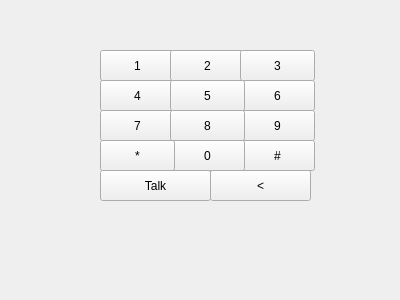
<?xml version="1.0" encoding="UTF-8"?>
<ui version="4.0">
 <class>Form</class>
 <widget class="QWidget" name="Form">
  <property name="geometry">
   <rect>
    <x>0</x>
    <y>0</y>
    <width>400</width>
    <height>300</height>
   </rect>
  </property>
  <property name="windowTitle">
   <string>Form</string>
  </property>
  <widget class="QLabel" name="display_text">
   <property name="geometry">
    <rect>
     <x>100</x>
     <y>30</y>
     <width>401</width>
     <height>16</height>
    </rect>
   </property>
   <property name="text">
    <string/>
   </property>
  </widget>
  <widget class="QPushButton" name="one">
   <property name="geometry">
    <rect>
     <x>100</x>
     <y>50</y>
     <width>75</width>
     <height>31</height>
    </rect>
   </property>
   <property name="text">
    <string>1</string>
   </property>
  </widget>
  <widget class="QPushButton" name="two">
   <property name="geometry">
    <rect>
     <x>170</x>
     <y>50</y>
     <width>75</width>
     <height>31</height>
    </rect>
   </property>
   <property name="text">
    <string>2</string>
   </property>
  </widget>
  <widget class="QPushButton" name="three">
   <property name="geometry">
    <rect>
     <x>240</x>
     <y>50</y>
     <width>75</width>
     <height>31</height>
    </rect>
   </property>
   <property name="text">
    <string>3</string>
   </property>
  </widget>
  <widget class="QPushButton" name="six">
   <property name="geometry">
    <rect>
     <x>240</x>
     <y>80</y>
     <width>75</width>
     <height>31</height>
    </rect>
   </property>
   <property name="text">
    <string>6</string>
   </property>
  </widget>
  <widget class="QPushButton" name="four">
   <property name="geometry">
    <rect>
     <x>100</x>
     <y>80</y>
     <width>75</width>
     <height>31</height>
    </rect>
   </property>
   <property name="text">
    <string>4</string>
   </property>
  </widget>
  <widget class="QPushButton" name="five">
   <property name="geometry">
    <rect>
     <x>170</x>
     <y>80</y>
     <width>75</width>
     <height>31</height>
    </rect>
   </property>
   <property name="text">
    <string>5</string>
   </property>
  </widget>
  <widget class="QPushButton" name="nine">
   <property name="geometry">
    <rect>
     <x>240</x>
     <y>110</y>
     <width>75</width>
     <height>31</height>
    </rect>
   </property>
   <property name="text">
    <string>9</string>
   </property>
  </widget>
  <widget class="QPushButton" name="sharp">
   <property name="geometry">
    <rect>
     <x>240</x>
     <y>140</y>
     <width>75</width>
     <height>31</height>
    </rect>
   </property>
   <property name="text">
    <string>#</string>
   </property>
  </widget>
  <widget class="QPushButton" name="zero">
   <property name="geometry">
    <rect>
     <x>170</x>
     <y>140</y>
     <width>75</width>
     <height>31</height>
    </rect>
   </property>
   <property name="text">
    <string>0</string>
   </property>
  </widget>
  <widget class="QPushButton" name="star">
   <property name="geometry">
    <rect>
     <x>100</x>
     <y>140</y>
     <width>75</width>
     <height>31</height>
    </rect>
   </property>
   <property name="text">
    <string>*</string>
   </property>
  </widget>
  <widget class="QPushButton" name="seven">
   <property name="geometry">
    <rect>
     <x>100</x>
     <y>110</y>
     <width>75</width>
     <height>31</height>
    </rect>
   </property>
   <property name="text">
    <string>7</string>
   </property>
  </widget>
  <widget class="QPushButton" name="eight">
   <property name="geometry">
    <rect>
     <x>170</x>
     <y>110</y>
     <width>75</width>
     <height>31</height>
    </rect>
   </property>
   <property name="text">
    <string>8</string>
   </property>
  </widget>
  <widget class="QPushButton" name="talk">
   <property name="geometry">
    <rect>
     <x>100</x>
     <y>170</y>
     <width>111</width>
     <height>31</height>
    </rect>
   </property>
   <property name="text">
    <string>Talk</string>
   </property>
  </widget>
  <widget class="QPushButton" name="d">
   <property name="geometry">
    <rect>
     <x>210</x>
     <y>170</y>
     <width>101</width>
     <height>31</height>
    </rect>
   </property>
   <property name="text">
    <string>&lt;</string>
   </property>
  </widget>
 </widget>
 <resources/>
 <connections/>
</ui>
